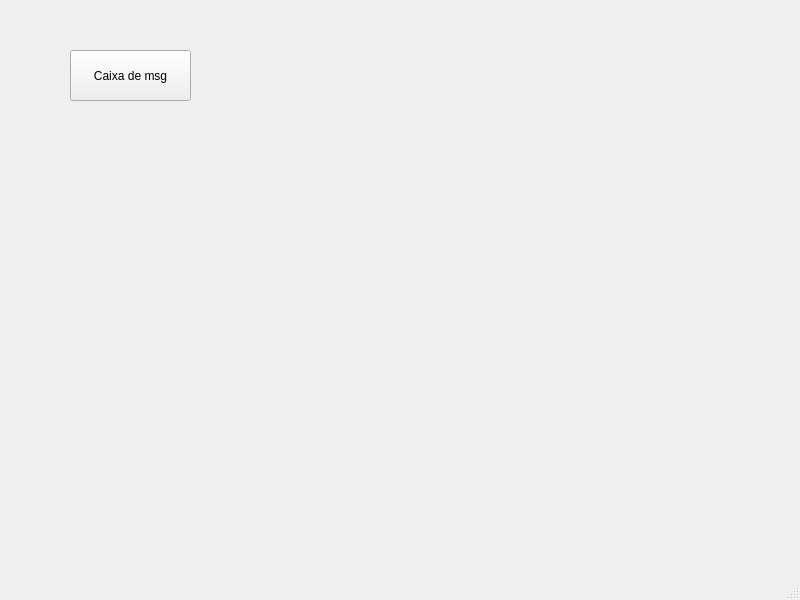
<?xml version="1.0" encoding="UTF-8"?>
<ui version="4.0">
 <class>MainWindow</class>
 <widget class="QMainWindow" name="MainWindow">
  <property name="geometry">
   <rect>
    <x>0</x>
    <y>0</y>
    <width>800</width>
    <height>600</height>
   </rect>
  </property>
  <property name="windowTitle">
   <string>MainWindow</string>
  </property>
  <widget class="QWidget" name="centralwidget">
   <widget class="QPushButton" name="pushButton">
    <property name="geometry">
     <rect>
      <x>70</x>
      <y>50</y>
      <width>121</width>
      <height>51</height>
     </rect>
    </property>
    <property name="text">
     <string>Caixa de msg</string>
    </property>
   </widget>
  </widget>
  <widget class="QMenuBar" name="menubar">
   <property name="geometry">
    <rect>
     <x>0</x>
     <y>0</y>
     <width>800</width>
     <height>20</height>
    </rect>
   </property>
  </widget>
  <widget class="QStatusBar" name="statusbar"/>
 </widget>
 <resources/>
 <connections/>
</ui>
